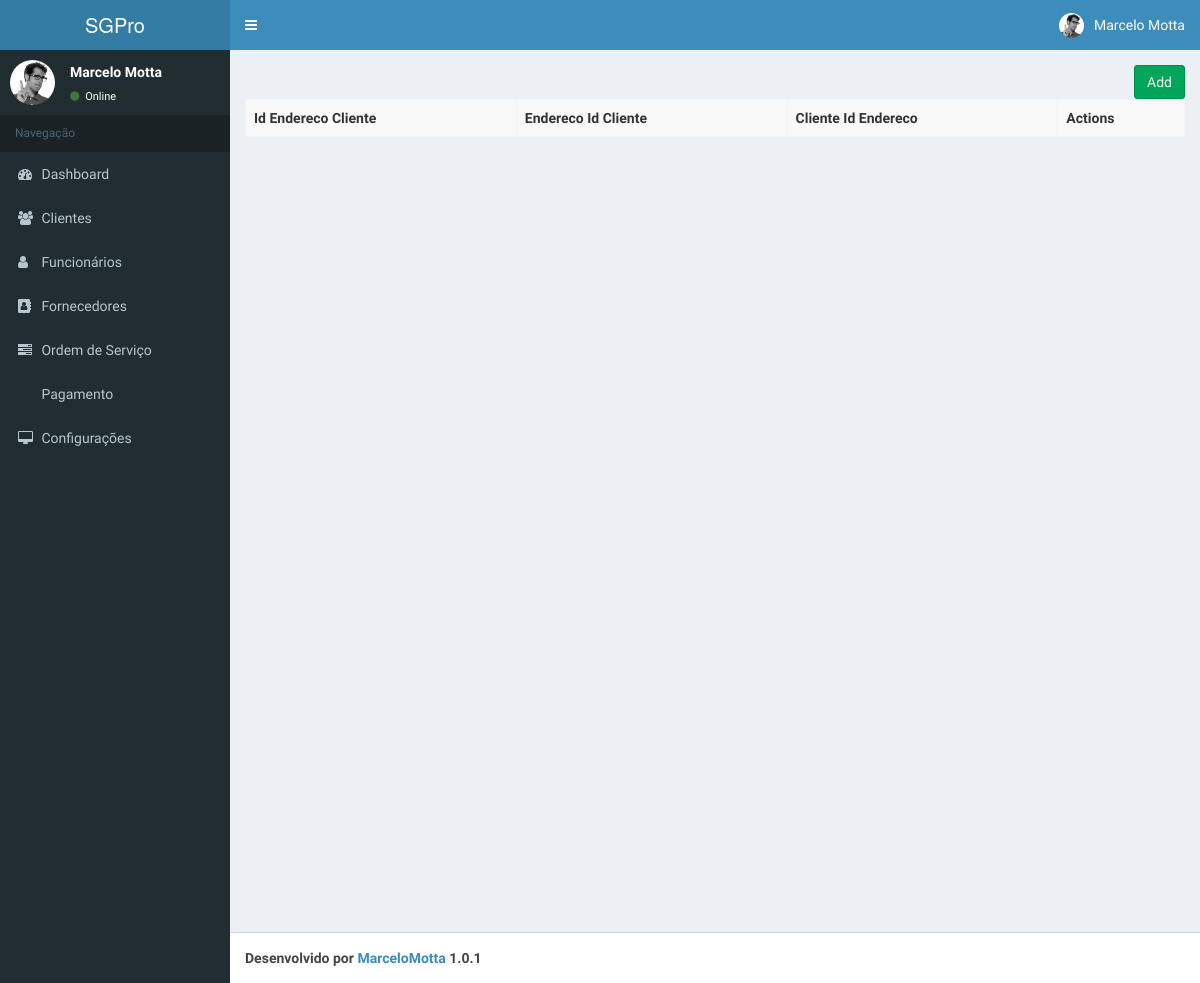
Before: /app-developing/index.php/enderecos_cliente with the older database file.
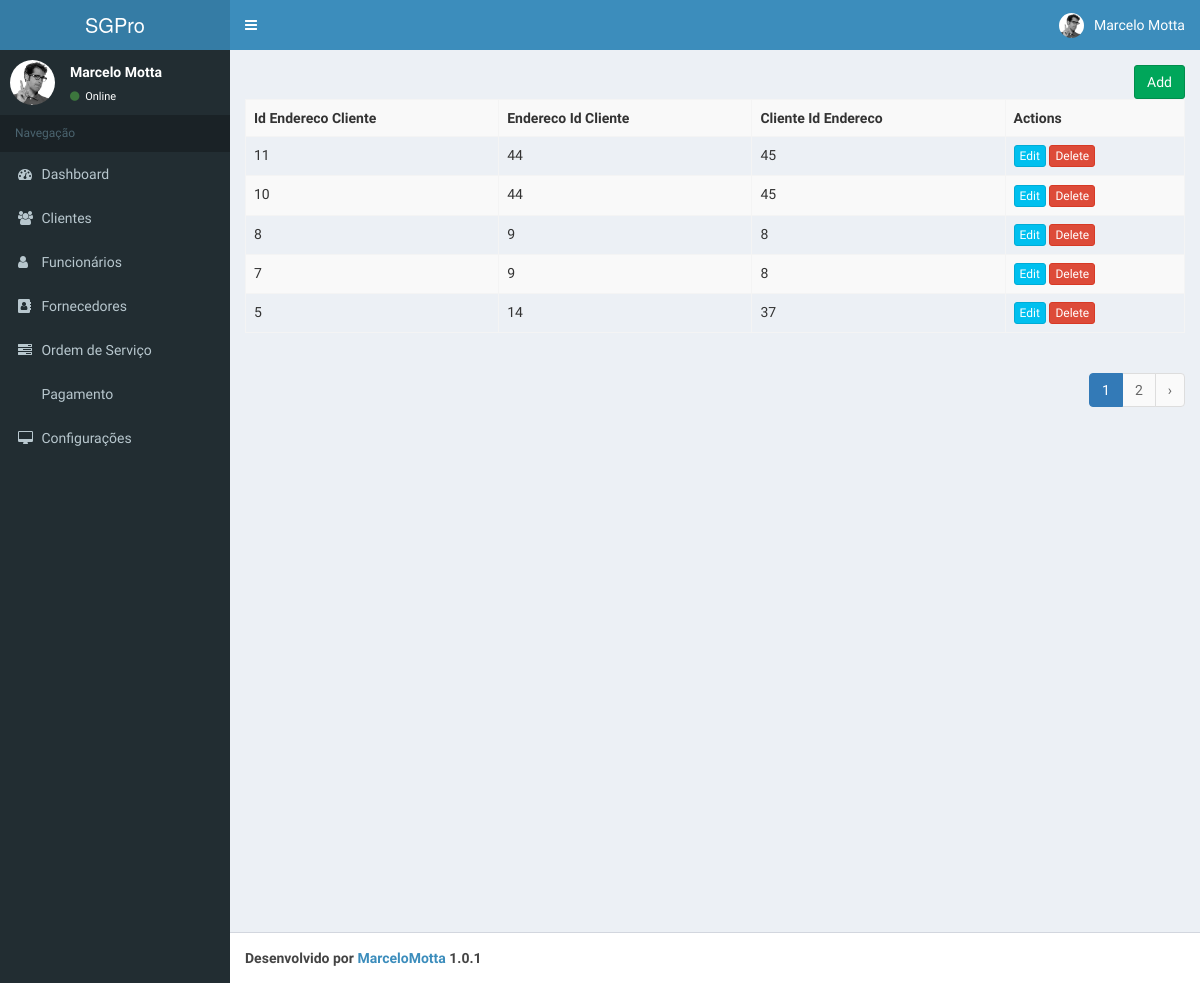
After: the same page with the newer database file.
### tables this page shows
CREATE TABLE `enderecos_cliente` (
  `id_endereco_cliente` int(11) NOT NULL,
  `endereco_id_cliente` int(11) NOT NULL,
  `cliente_id_endereco` int(11) NOT NULL
);

### app-developing/application/controllers/Enderecos_cliente.php (called while the page is built, shortened)
<?php
class Enderecos_cliente extends CI_Controller{
    function __construct()
    {
        parent::__construct();
        $this->load->model('Enderecos_cliente_model');
    }
    function index()
    {
        $params['limit'] = RECORDS_PER_PAGE;
        $params['offset'] = ($this->input->get('per_page')) ? $this->input->get('per_page') : 0;
        $data['enderecos_cliente'] = $this->Enderecos_cliente_model->get_all_enderecos_cliente($params);
        $data['_view'] = 'enderecos_cliente/index';
        $this->load->view('layouts/main',$data);
    }
}

### app-developing/index.php (called while the page is built, shortened)
<?php
require_once BASEPATH.'core/CodeIgniter.php';

### app-developing/application/models/Enderecos_cliente_model.php (called while the page is built, shortened)
<?php
class Enderecos_cliente_model extends CI_Model
{
    function get_all_enderecos_cliente_count()
    {
        $this->db->from('enderecos_cliente');
        return $this->db->count_all_results();
    }
    function get_all_enderecos_cliente($params = array())
    {
        $this->db->order_by('id_endereco_cliente', 'desc');
        if(isset($params) && !empty($params))
        {
            $this->db->limit($params['limit'], $params['offset']);
        }
        return $this->db->get('enderecos_cliente')->result_array();
    }
}

### app-developing/application/views/enderecos_cliente/index.php (the view)
<div class="pull-right">
	<a href="<?php echo site_url('enderecos_cliente/add'); ?>" class="btn btn-success">Add</a>
</div>
<table class="table table-striped table-bordered">
    <tr>
		<th>Id Endereco Cliente</th>
		<th>Endereco Id Cliente</th>
		<th>Cliente Id Endereco</th>
		<th>Actions</th>
    </tr>
	<?php foreach($enderecos_cliente as $e){ ?>
    <tr>
		<td><?php echo $e['id_endereco_cliente']; ?></td>
		<td><?php echo $e['endereco_id_cliente']; ?></td>
		<td><?php echo $e['cliente_id_endereco']; ?></td>
		<td>
            <a href="<?php echo site_url('enderecos_cliente/edit/'.$e['id_endereco_cliente']); ?>" class="btn btn-info btn-xs">Edit</a>
            <a href="<?php echo site_url('enderecos_cliente/remove/'.$e['id_endereco_cliente']); ?>" class="btn btn-danger btn-xs">Delete</a>
        </td>
    </tr>
	<?php } ?>
</table>
<div class="pull-right">
    <?php echo $this->pagination->create_links(); ?>
</div>

### app-developing/application/views/layouts/main.php (shortened to what this page needs)
<!DOCTYPE html>
<html>
  <head>
      <link rel="stylesheet" href="<?php echo site_url('resources/css/bootstrap.min.css');?>">
      <link rel="stylesheet" href="<?php echo site_url('resources/css/font-awesome.min.css');?>">
      <link rel="stylesheet" href="https://cdnjs.cloudflare.com/ajax/libs/ionicons/2.0.1/css/ionicons.min.css">
      <link rel="stylesheet" href="<?php echo site_url('resources/css/bootstrap-datetimepicker.min.css');?>">
      <link rel="stylesheet" href="<?php echo site_url('resources/css/AdminLTE.min.css');?>">
      <link rel="stylesheet" href="<?php echo site_url('resources/css/_all-skins.min.css');?>">
  </head>
  <body class="hold-transition skin-blue sidebar-mini">
    <div class="wrapper">
      <header class="main-header">
        <a href="" class="logo">
            <span class="logo-lg">SGPro</span>
        </a>
        <nav class="navbar navbar-static-top">
            <a href="#" class="sidebar-toggle" data-toggle="offcanvas" role="button">
            </a>
            <div class="navbar-custom-menu">
                <ul class="nav navbar-nav">
                    <li class="dropdown user user-menu">
                        <a href="#" class="dropdown-toggle" data-toggle="dropdown">
                            <img src="<?php echo site_url('resources/img/user2-160x160.jpg');?>" class="user-image" alt="User Image">
                            <span class="hidden-xs">Marcelo Motta</span>
                        </a>
                    </li>
                </ul>
            </div>
        </nav>
      </header>
        <aside class="main-sidebar">
            <section class="sidebar">
              <div class="user-panel">
                <div class="pull-left image">
                  <img src="<?php echo site_url('resources/img/user2-160x160.jpg');?>" class="img-circle" alt="User Image">
                </div>
                <div class="pull-left info">
                  <p>Marcelo Motta</p>
                  <a href="#"><i class="fa fa-circle text-success"></i> Online</a>
                </div>
              </div>
              <ul class="sidebar-menu">
                <li class="header">Navegação</li>
                <li>
                  <a href="<?php echo site_url();?>">
                    <i class="fa fa-dashboard"></i> <span>Dashboard</span>
                  </a>
                </li>
                <li>
                  <a href="<?php echo site_url('cliente/index');?>">
                    <i class="fa fa-users"></i> <span>Clientes</span>
                  </a>
                </li>
                <li>
                  <a href="<?php echo site_url('funcionario/index');?>">
                    <i class="fa fa-user"></i> <span>Funcionários</span>
                  </a>
                </li>
                <li>
                  <a href="<?php echo site_url('fornecedor/index');?>">
                    <i class="fa fa-address-book"></i> <span>Fornecedores</span>
                  </a>
                </li>
                <li>
                  <a href="<?php echo site_url('os/index');?>">
                    <i class="fa fa-tasks"></i> <span>Ordem de Serviço</span>
                  </a>
                </li>
                <li>
                  <a href="<?php echo site_url('pagamento/index');?>">
                    <i class="fa fa-hand-holding-usd"></i> <span>Pagamento</span>
                  </a>
                </li>
                <li>
                  <a href="#">
                    <i class="fa fa-desktop"></i> <span>Configurações</span>
                  </a>
                </li>
              </ul>
            </section>
        </aside>
        <div class="content-wrapper">
            <section class="content">
                <?php
                if(isset($_view) && $_view)
                    $this->load->view($_view);
                ?>
            </section>
        </div>
        <footer class="main-footer">
            <strong>Desenvolvido por <a href="http://www.marcelomotta.com/">MarceloMotta</a> 1.0.1</strong>
        </footer>
    </div>
  </body>
</html>

### app-developing/application/config/pagination.php (shortened to what this page needs)
<?php
$config['pagination']['page_query_string'] = TRUE;
$config['pagination']['uri_segment'] = 3;
$config['pagination']['per_page'] = RECORDS_PER_PAGE;
$config['pagination']['prev_link'] = '‹';
$config['pagination']['next_link'] = '›';
$config['pagination']['full_tag_open'] = '<ul class="pagination">';
$config['pagination']['next_tag_open'] = '<li>';
$config['pagination']['next_tag_close'] = '</li>';
$config['pagination']['prev_tag_open'] = '<li>';
$config['pagination']['prev_tag_close'] = '</li>';
$config['pagination']['num_tag_open'] = '<li>';
$config['pagination']['num_tag_close'] = '</li>';
$config['pagination']['cur_tag_open'] = '<li class="active"><a href="">';
$config['pagination']['cur_tag_close'] = '</a></li>';
$config['pagination']['full_tag_close'] = '</ul>';
?>

Changed rows visible on the page:
added enderecos_cliente: id_endereco_cliente "11", endereco_id_cliente "44", cliente_id_endereco "45"
added enderecos_cliente: id_endereco_cliente "10", endereco_id_cliente "44", cliente_id_endereco "45"
added enderecos_cliente: id_endereco_cliente "8", endereco_id_cliente "9", cliente_id_endereco "8"
added enderecos_cliente: id_endereco_cliente "7", endereco_id_cliente "9", cliente_id_endereco "8"
added enderecos_cliente: id_endereco_cliente "5", endereco_id_cliente "14", cliente_id_endereco "37"
Other visible differences:
$this->pagination->create_links(): (not shown) → "1 2 ›"
